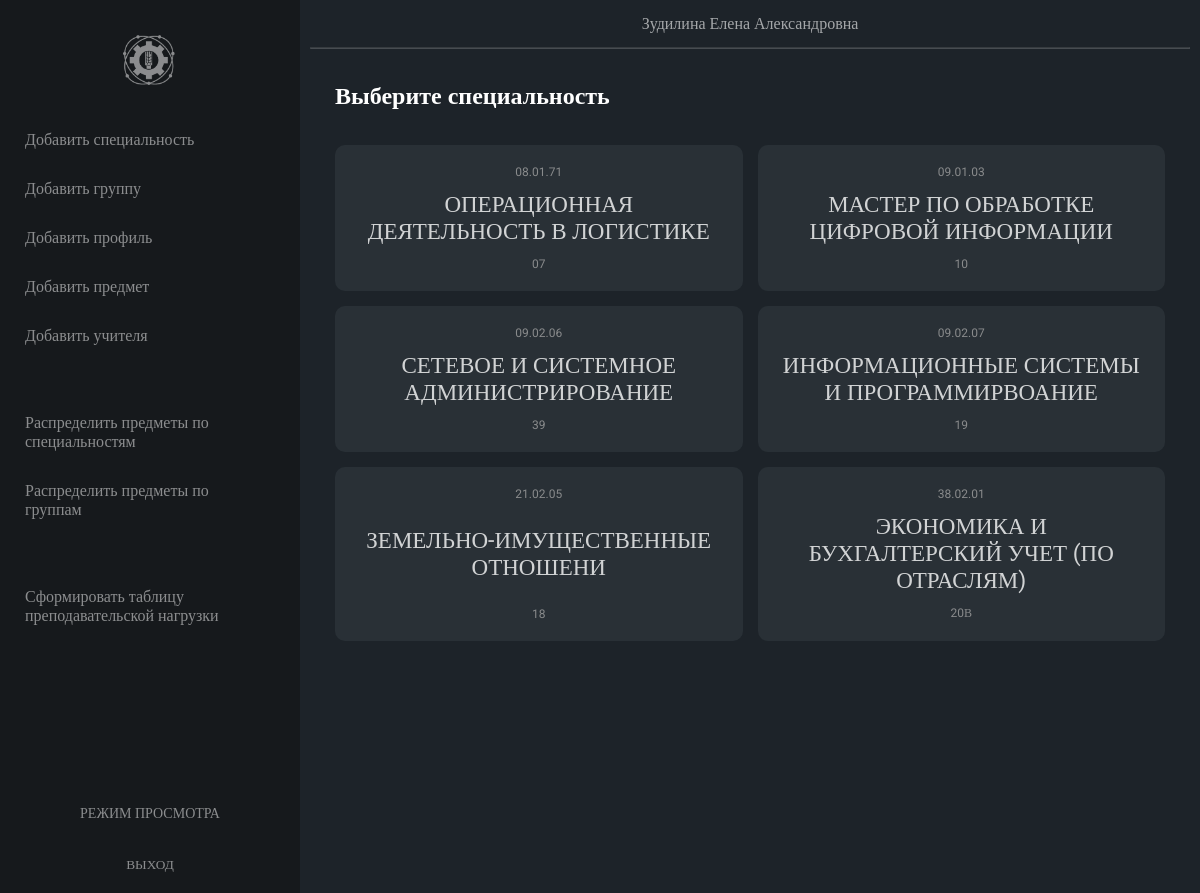
Screenshot of /pages/admin/all_specs.php (signed in) with the database file from the repository.
### tables this page shows
CREATE TABLE `specializations` (
  `id_specialization` varchar(8) NOT NULL,
  `specialization_name` varchar(255) NOT NULL,
  `specialization_code` varchar(3) NOT NULL
);

### pages/admin/all_specs.php (the view, shortened to what this page needs)
<?php
require_once './../../php/connection.php';
$result = mysqli_query($link,
"SELECT
    *
FROM
    `specializations`");
$specs = mysqli_fetch_all($result);
?>
<!DOCTYPE html>
<html lang='ru'>
<head>
    <link rel='stylesheet' href='./../../styles/style.css'>
</head>
<body>
    <?php include './includes/nav.php'; ?>
    <main>
        <?php include './includes/header.php'; ?>
        <section style="padding-bottom: 0">
            <h2>Выберите специальность </h2>
        </section>
            <section class="all-groups">
            <?
                foreach ($specs as $value)
                {
                    if(strlen($value[2]) == 1)
                    {
                        $specCode = "0" . $value[2];
                    }
                    else if (strlen($value[2]) == 2)
                    {
                        $specCode = $value[2];
                    }
                    else
                    {
                        $specCode = $value[2];
                    }
                    ?>
                    <a href="./edit_spec_subjects.php?id=<?=$value[0]?>" class="groups-wrapper" data-subjectId="<?=$value[0]?>">
                        <div>
                            <p class="group-profile"><?=$value[0]?></p>
                            <p class="group-name"><?=$value[1]?></p>
                            <p class="group-desc"><?=$specCode?></p>
                        </div>
                    </a>
                    <?
                }
            ?>
            </section>
    </main>
</body>
</html>

### pages/admin/includes/nav.php
<aside class="menu">
    <a href="./" style="display: flex" class="logo-wrapper">
        <img src="./../../img/log_blog.png" alt="logo" class="header-logo">
    </a>
    <nav>
        <a href="./add_specialization.php">Добавить специальность</a>
        <a href="./add_group.php">Добавить группу</a>
        <a href="./add_profile.php">Добавить профиль</a>
        <a href="./add_subject.php">Добавить предмет</a>
        <a href="./add_teacher.php">Добавить учителя</a>
        <br>
        <br>
        <a href="./all_specs.php">Распределить предметы по специальностям</a>
        <a href="./allgroups.php">Распределить предметы по группам</a>
        <br>
        <br>
        <a href="./create_table.php">Сформировать таблицу преподавательской нагрузки</a>
    </nav>
    <?php
        if (isset($_COOKIE['id_admin']))
        {
            echo "<a    style='text-align: center; padding-right: 25px; font-size: 14px; text-transform: uppercase'
                        href='./../lk/index.php'>Режим просмотра</a>";
        }
        if (!empty($_COOKIE['id_user']) || !empty($_COOKIE['id_admin'])) {
            ?>
            <form action="./../../../php/logout.php" method="GET">
                <input type="submit" class="logout" value="ВЫХОД">
            </form>
            <?php
        }
    ?>
</aside>

### pages/admin/includes/header.php
<header>
    <div class="container">
        <p>
        <?php
            if (isset($_COOKIE['id_user']))
            {
                ?>
                <a href='./index.php'><?=$_COOKIE['id_user']?></a>
                <?php
            } else if (isset($_COOKIE['id_admin']))
            {
                ?>
                <a href='./index.php'><?=$_COOKIE['id_admin']?></a>
                <?php
            }
        ?>
        </p>
    </div>
    <hr>
</header>

### styles/style.css (style rules this page uses)
*, *::after, *::before { box-sizing: border-box; margin: 0; padding: 0; }
a { text-decoration: none; color: #000000; }
input { border: none; outline: none; }
html, body { width: 100%; }
html { height: 100%; }
body, input, a, textarea { font-family: "Roboto", serif; }
body { min-height: 100%; color: #FFFFFF; background-color: #1d2329; display: flex; flex-flow: row nowrap; }
.container { width: 100%; max-width: 1440px; margin: 0 auto; }
main { display: flex; flex-flow: column nowrap; flex-grow: 1; }
main section { padding: 35px; }
aside { min-height: -webkit-min-content; min-height: min-content; max-height: 100vh; position: -webkit-sticky; position: sticky; top: 0; left: 0; display: flex; flex-flow: column nowrap; min-width: 300px; max-width: 300px; align-self: stretch; background-color: #16191c; overflow-x: hidden; }
aside img { opacity: 0.5; margin: 10px auto; margin-top: 35px; height: 50px; transition: 0.3s opacity; }
aside nav { flex-grow: 1; padding-top: 20px; display: flex; flex-flow: column nowrap; margin-bottom: 150px; }
aside .logo-wrapper { width: -webkit-fit-content; width: -moz-fit-content; width: fit-content; margin: 0 auto; }
aside a:not(.logo-wrapper) { color: #FFFFFF; padding: 15px 25px; padding-right: 50px; opacity: 0.5; transition: 0.5s background, 0.3s opacity; }
aside form input { color: #FFFFFF; padding: 20px 25px; opacity: 0.5; cursor: pointer; width: 100%; transition: 0.5s background, 0.3s opacity; background-color: transparent; }
header .container { height: 100%; min-height: 45px; display: flex; justify-content: center; align-items: center; }
header .container p { height: 100%; width: 100%; }
header .container p a { display: flex; justify-content: center; align-items: center; height: 100%; opacity: 0.6; width: 100%; color: #FFFFFF; transition: 0.6s opacity; }
header hr { margin: 0 10px; opacity: 0.2; height: 1px; }
section { width: 100%; padding: 25px; }
section.all-subjects, section.all-groups { display: grid; grid-template-columns: 1fr 1fr 1fr 1fr; grid-gap: 15px; }
div.subject-wrapper, a.groups-wrapper { min-width: 300px; padding: 20px 25px; border-radius: 10px; background-color: #2C343A; display: flex; flex-flow: row nowrap; justify-content: space-between; align-items: center; }
div.subject-wrapper div, a.groups-wrapper div { height: 100%; display: flex; flex-flow: column nowrap; justify-content: space-between; align-items: flex-start; }
div.subject-wrapper div p, a.groups-wrapper div p { margin-bottom: 12px; }
div.subject-wrapper div p:last-child, a.groups-wrapper div p:last-child { margin-bottom: unset; }
div.subject-wrapper p.subject-profile, div.subject-wrapper p.subject-desc, div.subject-wrapper p.group-profile, div.subject-wrapper p.group-desc, a.groups-wrapper p.subject-profile, a.groups-wrapper p.subject-desc, a.groups-wrapper p.group-profile, a.groups-wrapper p.group-desc { font-size: 12px; color: #A5A5A5; }
div.subject-wrapper p.subject-desc, div.subject-wrapper p.group-desc, a.groups-wrapper p.subject-desc, a.groups-wrapper p.group-desc { max-width: 200px; }
div.subject-wrapper p.subject-name, div.subject-wrapper p.group-name, a.groups-wrapper p.subject-name, a.groups-wrapper p.group-name { font-size: 23px; max-width: 300px; color: #FFFFFF; }
div.subject-wrapper p.group-profile, div.subject-wrapper p.group-name, div.subject-wrapper p.group-desc, a.groups-wrapper p.group-profile, a.groups-wrapper p.group-name, a.groups-wrapper p.group-desc { width: 100%; max-width: 100%; text-align: center; text-transform: uppercase; }
a.groups-wrapper { transition: 0.3s all; opacity: 0.8; }
a.groups-wrapper div { width: 100%; }
@media screen and (max-width: 1600px) { section.all-subjects, section.all-groups { display: grid; grid-template-columns: 1fr 1fr 1fr; grid-gap: 15px; } }
@media screen and (max-width: 1400px) { section.all-subjects, section.all-groups { display: grid; grid-template-columns: 1fr 1fr; grid-gap: 15px; } }

### rows the page displays
specializations: id_specialization "08.01.71", specialization_name "ОПЕРАЦИОННАЯ ДЕЯТЕЛЬНОСТЬ В ЛОГИСТИКЕ", specialization_code "07"
specializations: id_specialization "09.01.03", specialization_name "МАСТЕР ПО ОБРАБОТКЕ ЦИФРОВОЙ ИНФОРМАЦИИ", specialization_code "10"
specializations: id_specialization "09.02.06", specialization_name "СЕТЕВОЕ И СИСТЕМНОЕ АДМИНИСТРИРОВАНИЕ", specialization_code "39"
specializations: id_specialization "09.02.07", specialization_name "ИНФОРМАЦИОННЫЕ СИСТЕМЫ И ПРОГРАММИРВОАНИЕ", specialization_code "19"
specializations: id_specialization "21.02.05", specialization_name "ЗЕМЕЛЬНО-ИМУЩЕСТВЕННЫЕ ОТНОШЕНИ", specialization_code "18"
specializations: id_specialization "38.02.01", specialization_name "ЭКОНОМИКА И БУХГАЛТЕРСКИЙ УЧЕТ (ПО ОТРАСЛЯМ)", specialization_code "20В"

### other values shown
$_COOKIE['id_admin'] "Зудилина Елена Александровна"
